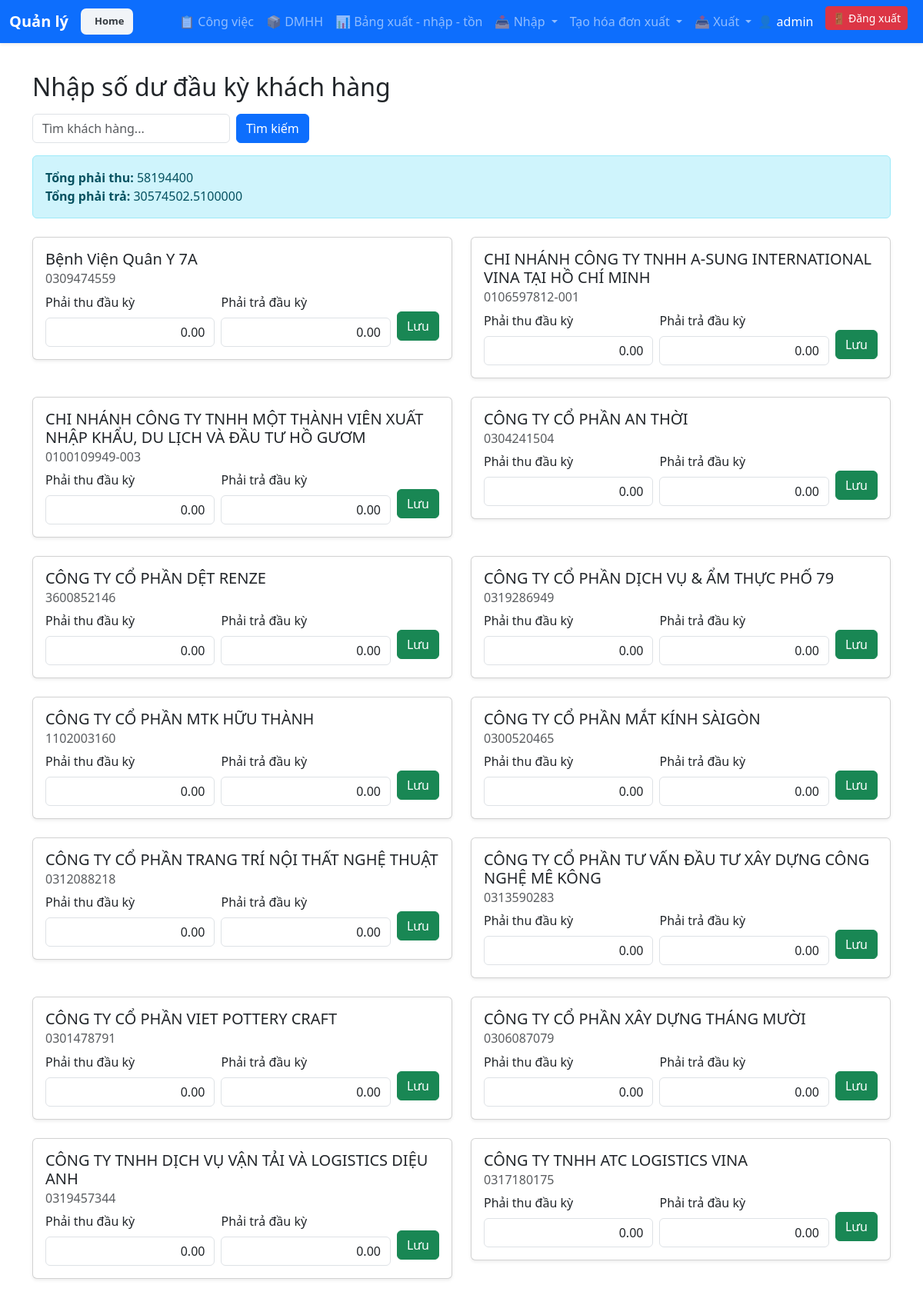
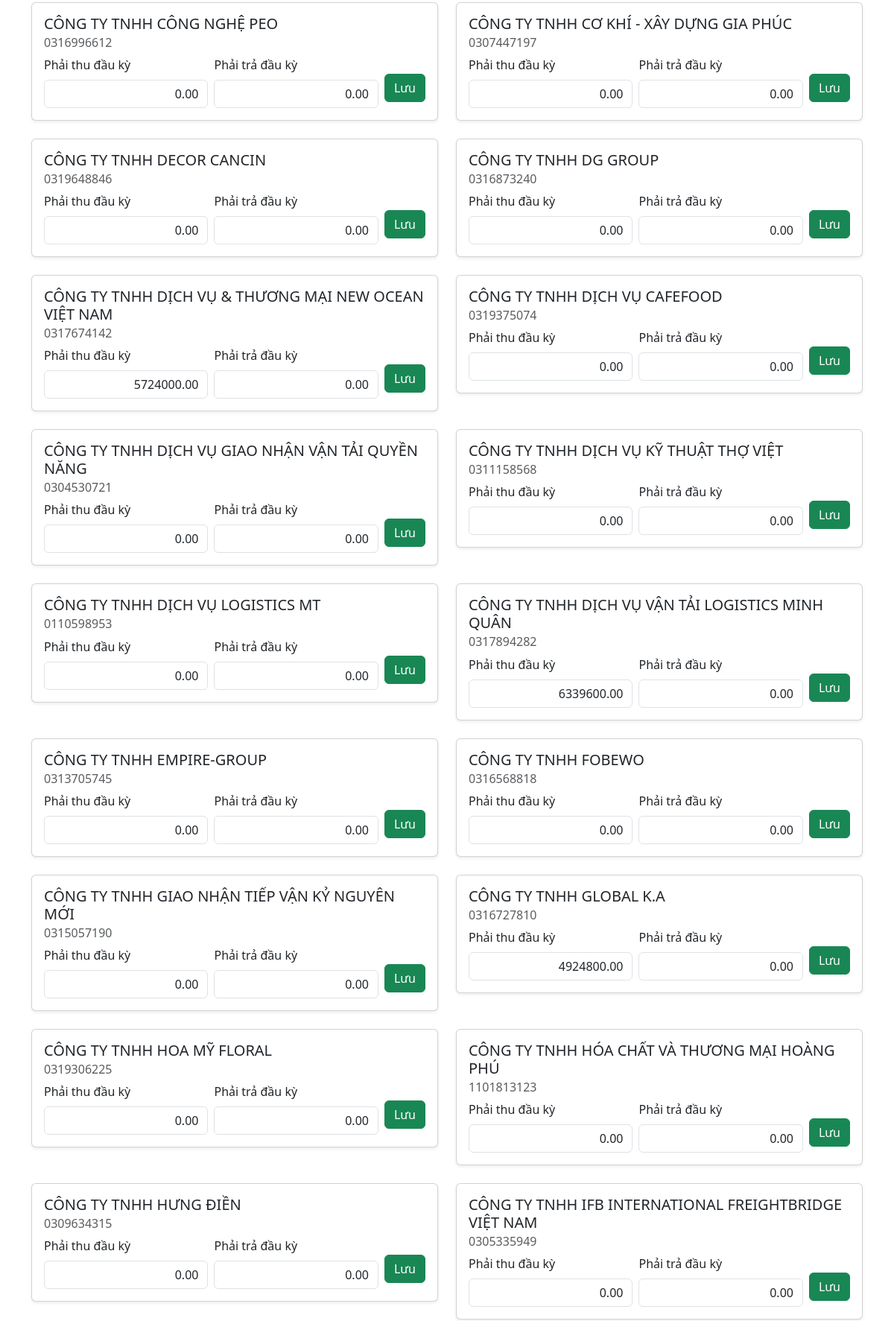
The app's page /invoice/customers/opening_balance/ (signed in, upper part) with its own data (2 pictures, top to bottom).
### invoice_reader_app/model_invoice.py (models this page shows, shortened)
class Customer(models.Model):
    ten_khach_hang = models.CharField(max_length=255)
    ten_viet_tat = models.CharField(max_length=50, default="", blank=True)
    ma_so_thue = models.CharField(max_length=20, blank=True, unique=True)
    dia_chi = models.CharField(max_length=255, blank=True)
    phan_loai = models.CharField(max_length=100, blank=True, null=True, default='')
    phai_thu_dau_ky = models.DecimalField(max_digits=18, decimal_places=2, default=0)
    phai_tra_dau_ky = models.DecimalField(max_digits=18, decimal_places=2, default=0)
    mst_image = models.ImageField(upload_to="mst/", null=True, blank=True)
    mst_checked_at = models.DateTimeField(null=True, blank=True)
    email = models.EmailField(blank=True, null=True)

### invoice_reader_app/customer_view.py (the view, shortened to what this page needs)
# urls.py: path('customers/opening_balance/', customer_opening_balance, name='customer_opening_balance'),
@require_http_methods(["GET", "POST"])
def customer_opening_balance(request):
    search_customer = request.GET.get('search_customer', '').strip()
    customers = Customer.objects.all().order_by('ten_khach_hang')
    if search_customer:
        customers = customers.filter(
            Q(ten_khach_hang__icontains=search_customer) |
            Q(ma_so_thue__icontains=search_customer)
        )
    totals = customers.aggregate(
        total_receivable=Sum(F('phai_thu_dau_ky')),
        total_payable=Sum(F('phai_tra_dau_ky'))
    )
    context = {
        'customers': customers,
        'totals': totals,
        'search_customer': search_customer
    }
    return render(request, 'customer_opening_balance.html', context)

### invoice_reader_app/context_processors.py (called while the page is built)
def current_fiscal_year(request):
    return {
        "current_year": request.session.get(
            "fiscal_year", datetime.now().year
        )
    }

### invoice_reader_app/templates/customer_opening_balance.html (shortened to what this page needs)
{% extends 'base.html' %}
{% block content %}
<div class="container my-4">
    <h2 class="mb-3">Nhập số dư đầu kỳ khách hàng</h2>
    <form method="get" class="mb-3 row g-2">
        <div class="col-auto">
            <input type="text" name="search_customer" class="form-control" placeholder="Tìm khách hàng..." value="{{ search_customer }}">
        </div>
        <div class="col-auto">
            <button type="submit" class="btn btn-primary">Tìm kiếm</button>
        </div>
    </form>
    <div class="mb-4">
        <div class="alert alert-info">
            <strong>Tổng phải thu: </strong> {{ totals.total_receivable|default:0 }} <br>
            <strong>Tổng phải trả: </strong> {{ totals.total_payable|default:0 }}
        </div>
    </div>
    <div class="row row-cols-1 row-cols-md-2 g-4">
        {% for customer in customers %}
        <div class="col">
            <div class="card shadow-sm">
                <div class="card-body">
                    <h5 class="card-title">{{ customer.ten_khach_hang }}</h5>
                    <h6 class="card-subtitle mb-2 text-muted">{{ customer.ma_so_thue }}</h6>
                    <form method="post" action="" class="row g-2 align-items-center">
                        <div class="col">
                            <label for="receivable_{{ customer.id }}" class="form-label">Phải thu đầu kỳ</label>
                            <input type="text" name="receivable_{{ customer.id }}" id="receivable_{{ customer.id }}" value="{{ customer.phai_thu_dau_ky|default_if_none:'0.00' }}" class="form-control text-end">
                        </div>
                        <div class="col">
                            <label for="payable_{{ customer.id }}" class="form-label">Phải trả đầu kỳ</label>
                            <input type="text" name="payable_{{ customer.id }}" id="payable_{{ customer.id }}" value="{{ customer.phai_tra_dau_ky|default_if_none:'0.00' }}" class="form-control text-end">
                        </div>
                        <div class="col-auto mt-4">
                            <button type="submit" class="btn btn-success">Lưu</button>
                        </div>
                    </form>
                </div>
            </div>
        </div>
        {% empty %}
        <div class="col">
            <div class="alert alert-warning">Không có khách hàng nào</div>
        </div>
        {% endfor %}
    </div>
</div>
{% endblock %}

### invoice_reader_app/templates/base.html (shortened to what this page needs)
{% load static %}
{% load custom_tags %}
<!DOCTYPE html>
<html lang="vi">
<head>
  <link href="https://cdn.jsdelivr.net/npm/bootstrap@5.3.3/dist/css/bootstrap.min.css" rel="stylesheet">
  <link rel="stylesheet" href="{% static 'css/style.css' %}">
</head>
<body>
<nav class="navbar navbar-expand-lg navbar-dark bg-primary shadow-sm fixed-top">
  <div class="container-fluid">
    <a class="navbar-brand fw-bold text-white" href="#">
        {% block navbar_title %}Quản lý{% endblock %}
    </a>
    <a href="{% url 'home' %}" class="home-button" title="Trang chủ">
        <span>Home</span>
    </a>
    <div class="collapse navbar-collapse" id="navbarNav">
      <ul class="navbar-nav ms-auto">
<li class="nav-item">
    <a
        class="nav-link {% if request.resolver_match.url_name == 'work_task_list' %}active{% endif %}"
        href="{% url 'work_task_list' %}"
    >
        📋 Công việc
    </a>
</li>
<li class="nav-item">
    <a
        class="nav-link {% if request.resolver_match.url_name == 'product_dmhh' %}active{% endif %}"
        href="{% url 'product_dmhh' %}"
    >
        📦 DMHH
    </a>
</li>
<li class="nav-item">
    <a
        class="nav-link {% if request.resolver_match.url_name == 'inventory_summary' %}active{% endif %}"
        href="{% url 'inventory_summary' %}"
    >
        📊 Bảng xuất - nhập - tồn
    </a>
</li>
<li class="nav-item dropdown">
    <a
        class="nav-link dropdown-toggle
        "        href="#"        id="productsDropdown"        role="button"        data-bs-toggle="dropdown"        aria-expanded="false"    >
        📥 Nhập
    </a>
</li>
<li class="nav-item dropdown">
  <a class="nav-link dropdown-toggle
     "     href="#"     id="exportInvoiceDropdown"     role="button"     data-bs-toggle="dropdown"     aria-expanded="false">    Tạo hóa đơn xuất  </a>
</li>
<li class="nav-item dropdown position-static">
  <a href="#" class="nav-link dropdown-toggle
    "
     id="exportDropdown" role="button" data-bs-toggle="dropdown" aria-expanded="false">
    📤 Xuất
  </a>
</li>
        {% if user.is_authenticated %}
          <li class="nav-item me-3 d-flex align-items-center">
            <span class="navbar-text text-white">
              👤 {{ user.username }}
            </span>
          </li>
          <li class="nav-item me-2">
            <form method="post" action="{% url 'logout' %}">
              <button type="submit" class="btn btn-danger btn-sm">
                🚪 Đăng xuất
              </button>
            </form>
          </li>
        {% endif %}
      </ul>
    </div>
  </div>
</nav>
  <div class="{{ container_class }} flex-grow-1 d-flex flex-column" style="min-height:0">
    {% block content %}{% endblock %}
  </div>
</body>
</html>

### invoice_reader_app/templates/base.html (style rules this page uses)
body { padding-top: 70px; }
.home-button { display: inline-flex; align-items: center; gap: 6px; padding: 7px 12px; color: #343a40; background: #f1f4f8; border-radius: 7px; text-decoration: none; font-size: 13px; font-weight: 600; transition: .2s; }

### records on screen
Customer: ten_khach_hang "Bệnh Viện Quân Y 7A", ma_so_thue "0309474559", phai_thu_dau_ky "0.00", phai_tra_dau_ky "0.00"
Customer: ten_khach_hang "CHI NHÁNH CÔNG TY TNHH A-SUNG INTERNATIONAL VINA TẠI HỒ CHÍ MINH", ma_so_thue "0106597812-001", phai_thu_dau_ky "0.00", phai_tra_dau_ky "0.00"
Customer: ten_khach_hang "CHI NHÁNH CÔNG TY TNHH MỘT THÀNH VIÊN XUẤT NHẬP KHẨU, DU LỊCH VÀ ĐẦU TƯ HỒ GƯƠM", ma_so_thue "0100109949-003", phai_thu_dau_ky "0.00", phai_tra_dau_ky "0.00"
Customer: ten_khach_hang "CÔNG TY CỔ PHẦN AN THỜI", ma_so_thue "0304241504", phai_thu_dau_ky "0.00", phai_tra_dau_ky "0.00"
Customer: ten_khach_hang "CÔNG TY CỔ PHẦN DỆT RENZE", ma_so_thue "3600852146", phai_thu_dau_ky "0.00", phai_tra_dau_ky "0.00"
Customer: ten_khach_hang "CÔNG TY CỔ PHẦN DỊCH VỤ & ẨM THỰC PHỐ 79", ma_so_thue "0319286949", phai_thu_dau_ky "0.00", phai_tra_dau_ky "0.00"
Customer: ten_khach_hang "CÔNG TY CỔ PHẦN MTK HỮU THÀNH", ma_so_thue "1102003160", phai_thu_dau_ky "0.00", phai_tra_dau_ky "0.00"
Customer: ten_khach_hang "CÔNG TY CỔ PHẦN MẮT KÍNH SÀIGÒN", ma_so_thue "0300520465", phai_thu_dau_ky "0.00", phai_tra_dau_ky "0.00"
Customer: ten_khach_hang "CÔNG TY CỔ PHẦN TRANG TRÍ NỘI THẤT NGHỆ THUẬT", ma_so_thue "0312088218", phai_thu_dau_ky "0.00", phai_tra_dau_ky "0.00"
Customer: ten_khach_hang "CÔNG TY CỔ PHẦN TƯ VẤN ĐẦU TƯ XÂY DỰNG CÔNG NGHỆ MÊ KÔNG", ma_so_thue "0313590283", phai_thu_dau_ky "0.00", phai_tra_dau_ky "0.00"
Customer: ten_khach_hang "CÔNG TY CỔ PHẦN VIET POTTERY CRAFT", ma_so_thue "0301478791", phai_thu_dau_ky "0.00", phai_tra_dau_ky "0.00"
Customer: ten_khach_hang "CÔNG TY CỔ PHẦN XÂY DỰNG THÁNG MƯỜI", ma_so_thue "0306087079", phai_thu_dau_ky "0.00", phai_tra_dau_ky "0.00"
Customer: ten_khach_hang "CÔNG TY TNHH DỊCH VỤ VẬN TẢI VÀ LOGISTICS DIỆU ANH", ma_so_thue "0319457344", phai_thu_dau_ky "0.00", phai_tra_dau_ky "0.00"
Customer: ten_khach_hang "CÔNG TY TNHH ATC LOGISTICS VINA", ma_so_thue "0317180175", phai_thu_dau_ky "0.00", phai_tra_dau_ky "0.00"
Customer: ten_khach_hang "CÔNG TY TNHH CÔNG NGHỆ PEO", ma_so_thue "0316996612", phai_thu_dau_ky "0.00", phai_tra_dau_ky "0.00"
Customer: ten_khach_hang "CÔNG TY TNHH CƠ KHÍ - XÂY DỰNG GIA PHÚC", ma_so_thue "0307447197", phai_thu_dau_ky "0.00", phai_tra_dau_ky "0.00"
Customer: ten_khach_hang "CÔNG TY TNHH DECOR CANCIN", ma_so_thue "0319648846", phai_thu_dau_ky "0.00", phai_tra_dau_ky "0.00"
Customer: ten_khach_hang "CÔNG TY TNHH DG GROUP", ma_so_thue "0316873240", phai_thu_dau_ky "0.00", phai_tra_dau_ky "0.00"
Customer: ten_khach_hang "CÔNG TY TNHH DỊCH VỤ & THƯƠNG MẠI NEW OCEAN VIỆT NAM", ma_so_thue "0317674142", phai_thu_dau_ky "5724000.00", phai_tra_dau_ky "0.00"
Customer: ten_khach_hang "CÔNG TY TNHH DỊCH VỤ CAFEFOOD", ma_so_thue "0319375074", phai_thu_dau_ky "0.00", phai_tra_dau_ky "0.00"
Customer: ten_khach_hang "CÔNG TY TNHH DỊCH VỤ GIAO NHẬN VẬN TẢI QUYỀN NĂNG", ma_so_thue "0304530721", phai_thu_dau_ky "0.00", phai_tra_dau_ky "0.00"
Customer: ten_khach_hang "CÔNG TY TNHH DỊCH VỤ KỸ THUẬT THỢ VIỆT", ma_so_thue "0311158568", phai_thu_dau_ky "0.00", phai_tra_dau_ky "0.00"
Customer: ten_khach_hang "CÔNG TY TNHH DỊCH VỤ LOGISTICS MT", ma_so_thue "0110598953", phai_thu_dau_ky "0.00", phai_tra_dau_ky "0.00"
Customer: ten_khach_hang "CÔNG TY TNHH DỊCH VỤ VẬN TẢI LOGISTICS MINH QUÂN", ma_so_thue "0317894282", phai_thu_dau_ky "6339600.00", phai_tra_dau_ky "0.00"
Customer: ten_khach_hang "CÔNG TY TNHH EMPIRE-GROUP", ma_so_thue "0313705745", phai_thu_dau_ky "0.00", phai_tra_dau_ky "0.00"
Customer: ten_khach_hang "CÔNG TY TNHH FOBEWO", ma_so_thue "0316568818", phai_thu_dau_ky "0.00", phai_tra_dau_ky "0.00"
Customer: ten_khach_hang "CÔNG TY TNHH GIAO NHẬN TIẾP VẬN KỶ NGUYÊN MỚI", ma_so_thue "0315057190", phai_thu_dau_ky "0.00", phai_tra_dau_ky "0.00"
Customer: ten_khach_hang "CÔNG TY TNHH GLOBAL K.A", ma_so_thue "0316727810", phai_thu_dau_ky "4924800.00", phai_tra_dau_ky "0.00"
Customer: ten_khach_hang "CÔNG TY TNHH HOA MỸ FLORAL", ma_so_thue "0319306225", phai_thu_dau_ky "0.00", phai_tra_dau_ky "0.00"
Customer: ten_khach_hang "CÔNG TY TNHH HÓA CHẤT VÀ THƯƠNG MẠI HOÀNG PHÚ", ma_so_thue "1101813123", phai_thu_dau_ky "0.00", phai_tra_dau_ky "0.00"
Customer: ten_khach_hang "CÔNG TY TNHH HƯNG ĐIỀN", ma_so_thue "0309634315", phai_thu_dau_ky "0.00", phai_tra_dau_ky "0.00"
Customer: ten_khach_hang "CÔNG TY TNHH IFB INTERNATIONAL FREIGHTBRIDGE VIỆT NAM", ma_so_thue "0305335949", phai_thu_dau_ky "0.00", phai_tra_dau_ky "0.00"

### other values on screen
{{ user.username }} "admin"
{{ totals.total_receivable|default:0 }} "58194400"
{{ totals.total_payable|default:0 }} "30574502.5100000"
